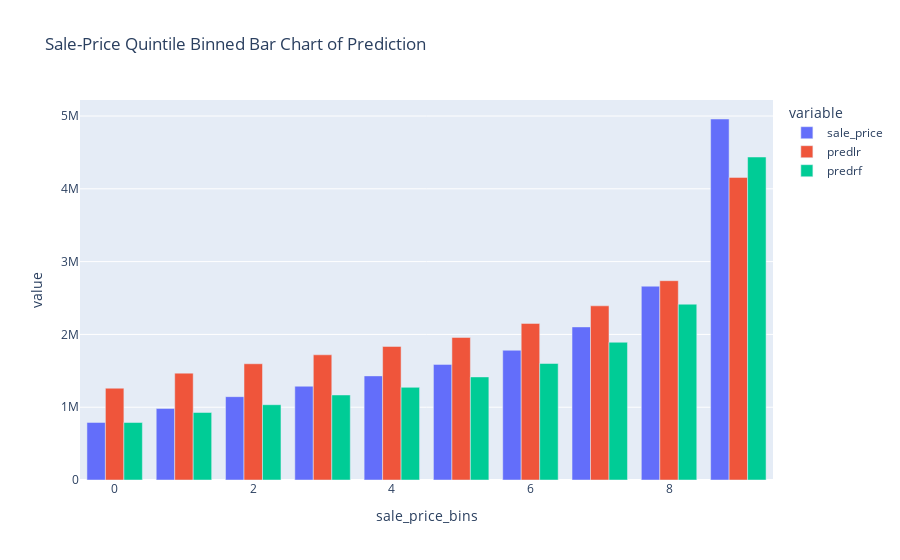

Notebook code cell kept with this figure:
### Code cell
fig = px.bar(df_melted_bins, x="sale_price_bins", y="value", color = "variable", barmode='group', title= "Sale-Price Quintile Binned Bar Chart of Prediction ")
fig.show()

### Figure 1 — Plotly figure (JSON) as saved in the notebook; plotly's stock layout.template omitted (floating-point values rounded to 4 significant figures)
{"data": [{"alignmentgroup": "True", "hovertemplate": "variable=sale_price<br>sale_price_bins=%{x}<br>value=%{y}<extra></extra>", "legendgroup": "sale_price", "marker": {"color": "#636efa"}, "name": "sale_price", "offsetgroup": "sale_price", "orientation": "v", "showlegend": true, "textposition": "auto", "type": "bar", "x": [0, 1, 2, 3, 4, 5, 6, 7, 8, 9], "xaxis": "x", "y": [791000.0, 981800.0, 1145000.0, 1288000.0, 1430000.0, 1588000.0, 1782000.0, 2103000.0, 2663000.0, 4959000.0], "yaxis": "y"}, {"alignmentgroup": "True", "hovertemplate": "variable=predlr<br>sale_price_bins=%{x}<br>value=%{y}<extra></extra>", "legendgroup": "predlr", "marker": {"color": "#EF553B"}, "name": "predlr", "offsetgroup": "predlr", "orientation": "v", "showlegend": true, "textposition": "auto", "type": "bar", "x": [0, 1, 2, 3, 4, 5, 6, 7, 8, 9], "xaxis": "x", "y": [1261000.0, 1468000.0, 1597000.0, 1720000.0, 1835000.0, 1958000.0, 2151000.0, 2393000.0, 2738000.0, 4157000.0], "yaxis": "y"}, {"alignmentgroup": "True", "hovertemplate": "variable=predrf<br>sale_price_bins=%{x}<br>value=%{y}<extra></extra>", "legendgroup": "predrf", "marker": {"color": "#00cc96"}, "name": "predrf", "offsetgroup": "predrf", "orientation": "v", "showlegend": true, "textposition": "auto", "type": "bar", "x": [0, 1, 2, 3, 4, 5, 6, 7, 8, 9], "xaxis": "x", "y": [789500.0, 927700.0, 1034000.0, 1168000.0, 1273000.0, 1416000.0, 1600000.0, 1892000.0, 2415000.0, 4437000.0], "yaxis": "y"}], "layout": {"barmode": "group", "legend": {"title": {"text": "variable"}, "tracegroupgap": 0}, "title": {"text": "Sale-Price Quintile Binned Bar Chart of Prediction "}, "xaxis": {"anchor": "y", "domain": [0, 1], "title": {"text": "sale_price_bins"}}, "yaxis": {"anchor": "x", "domain": [0, 1], "title": {"text": "value"}}}}
